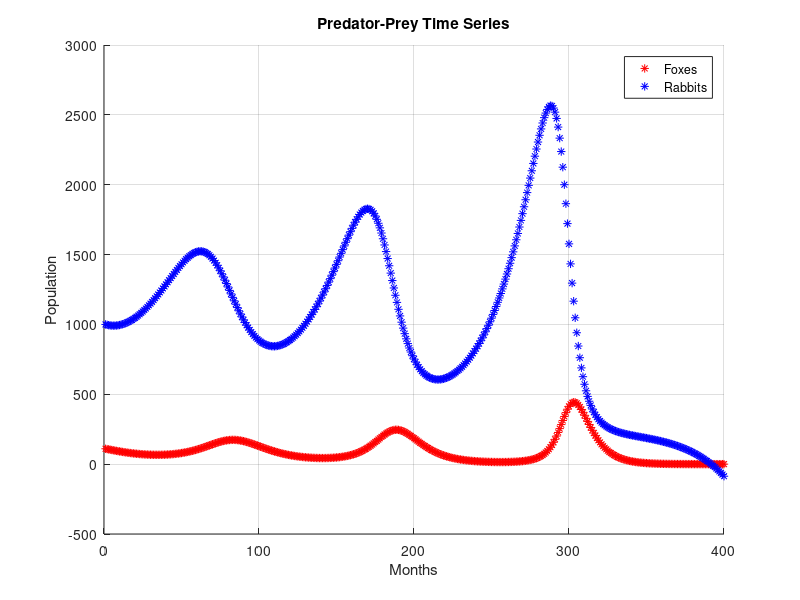
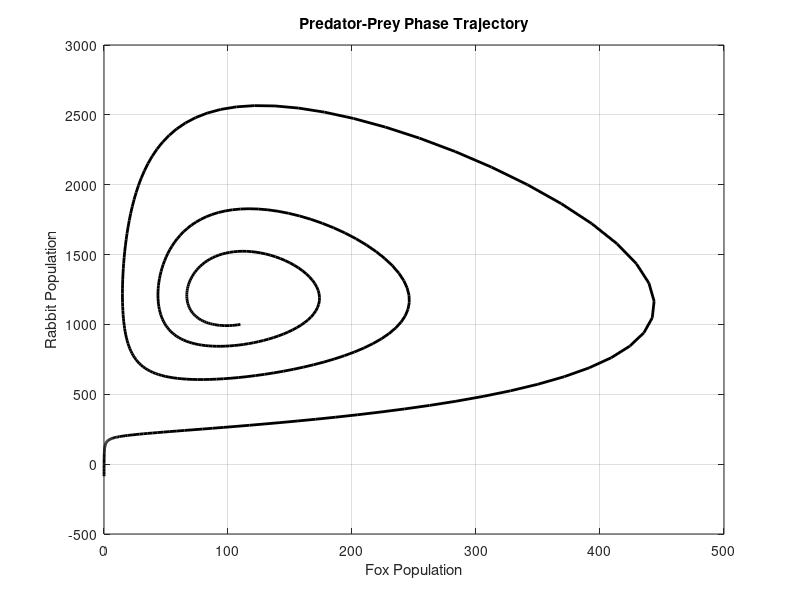

These figures' MATLAB source, in order:
N = 400; % Number of months

F = zeros(1, N);
F(1) = 110; % Initial fox population

R = zeros(1, N);
R(1) = 1000; % Initial rabbit population

% Model parameters
a = 1-0.88;
b = 0.0001;
c = 0.0003;
d = 1.039-1;
m = 9; % 7:12

% Iterate the system
for n = 1:N-1
    F(n+1) = (1-a) * F(n) + b * R(n) * F(n);
    R(n+1) = (1+d) * R(n) - c * F(n) * R(n) - m;
end

% Plot the time series
figure;
hold on;
plot(1:N, F, '*r'); % Fox population in red
plot(1:N, R, '*b'); % Rabbit population in blue
xlabel('Months');
ylabel('Population');
title('Predator-Prey Time Series');
legend('Foxes', 'Rabbits');
grid on;
hold off;

% Plot the phase plane trajectory
figure;
plot(F, R, 'k', 'LineWidth', 2);
xlabel('Fox Population');
ylabel('Rabbit Population');
title('Predator-Prey Phase Trajectory');
grid on;